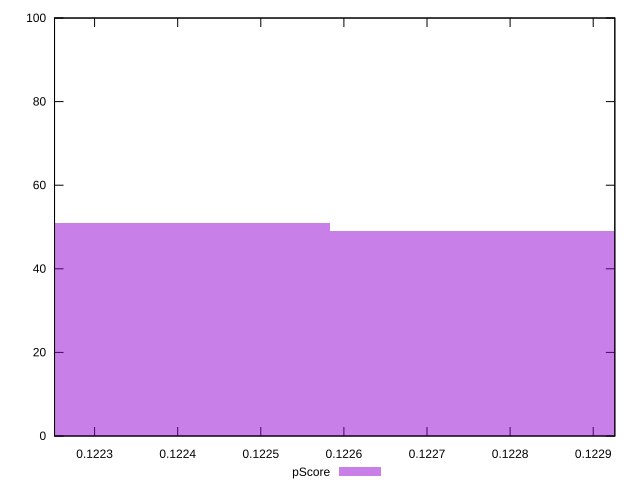

gnuplot code for this plot:
reset

$pScore <<EOF
0.1228198274328136 49
0.12234744348114893 51
EOF

set key outside below
set boxwidth 0.0004723839516646677
set xrange [0.12225181154986708:0.12292600290182748]
set yrange [0:100]
set trange [0:100]
set style fill transparent solid 0.5 noborder
set terminal svg size 640, 490 enhanced background rgb 'white'
set output "report_00009_2021-02-08T22-37-41.559Z/uses-long-cache-ttl/samples/pages/pScore/histogram.svg"

plot $pScore title "pScore" with boxes

reset
